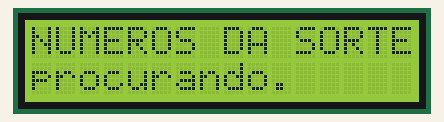
This sketch was run on a simulated Arduino Uno, built with avr-gcc and run on an emulated ATmega328P. Shown: 16×2 character LCD. Random numbers use the default seed unless the sketch sets one.

Above: at 0.1 s.
At 1.9 s:
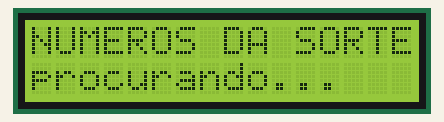
At 3.4 s:
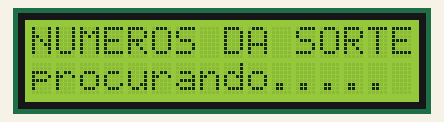
At 5.2 s:
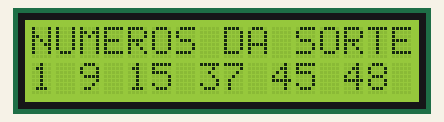

The sketch:

Q0485-Sketch.ino
```cpp
/*
     CÓDIGO:    Q0485
     AUTOR:     BrincandoComIdeias
     ACOMPANHE: https://www.youtube.com/brincandocomideias ; https://www.instagram.com/canalbrincandocomideias/
     APRENDA:   https://cursodearduino.net/ ; https://cursoderobotica.net
     COMPRE:    https://www.arducore.com.br/
     SKETCH:    Random (Dezenas para Megasena)
     DATA:      19/02/2022
*/
#define DEBUG true
#include <LiquidCrystal_I2C.h>

LiquidCrystal_I2C lcd(0x27, 16, 2);

void setup() {
#if DEBUG == true
  Serial.begin(9600);
#endif

  lcd.init();
  lcd.backlight();
  lcd.print("NUMEROS DA SORTE");

  randomSeed(analogRead(0));

  lcd.setCursor(0, 1);
  lcd.print("procurando");

  int numeros[6];
  for (int nL = 0; nL <= 5; nL++) {

    bool achado = false;
    while (!achado) {
      int numero = random(1, 61);

      //verifica se já foi sorteado
      bool sorteado = false;
      for (int nV = 0; nV < nL; nV++) {
        if (numeros[nV] == numero) {
          sorteado = true;
          break;
        }
      }

      if (!sorteado) {
        numeros[nL] = numero;
        achado = true;
      }
    }

    lcd.print(".");
    delay(random(2, 11) * 100);
  }

  //Ordena o Array
  int numeros_length = sizeof(numeros) / sizeof(numeros[0]);
  qsort(numeros, numeros_length, sizeof(numeros[0]), sort_array);

  lcd.setCursor(0, 1);
  for (int nL = 0; nL <= 5; nL++) {

    lcd.print(numeros[nL]);

    if ((nL < 4) || (numeros[0] < 10)) {
      lcd.print(" ");
    }
  }
}

void loop() {
}

void dbgBreakPoint(int ponto) {
#if DEBUG == true
  Serial.print("[");
  Serial.print(ponto);
  Serial.print("]");

  bool aguarda = true;
  while (aguarda) {
    while (Serial.available()) {
      Serial.read();
      aguarda = false;
    }
  }
  Serial.println(">");
#endif
}

int sort_array(const void *cmp1, const void *cmp2)
{
  int a = *((int *)cmp1);
  int b = *((int *)cmp2);
  return a < b ? -1 : (a > b ? 1 : 0);
}
```
